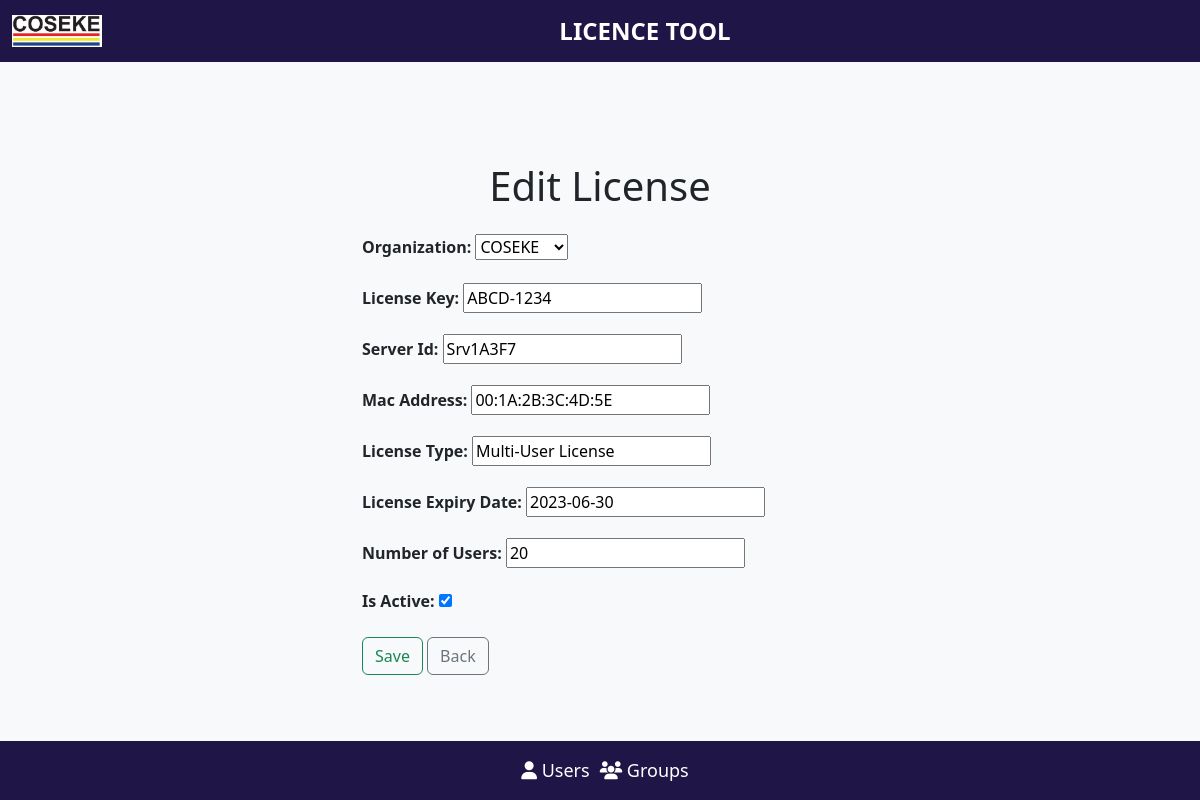
The page /license-body/edit-license/1 on the database as committed earlier.
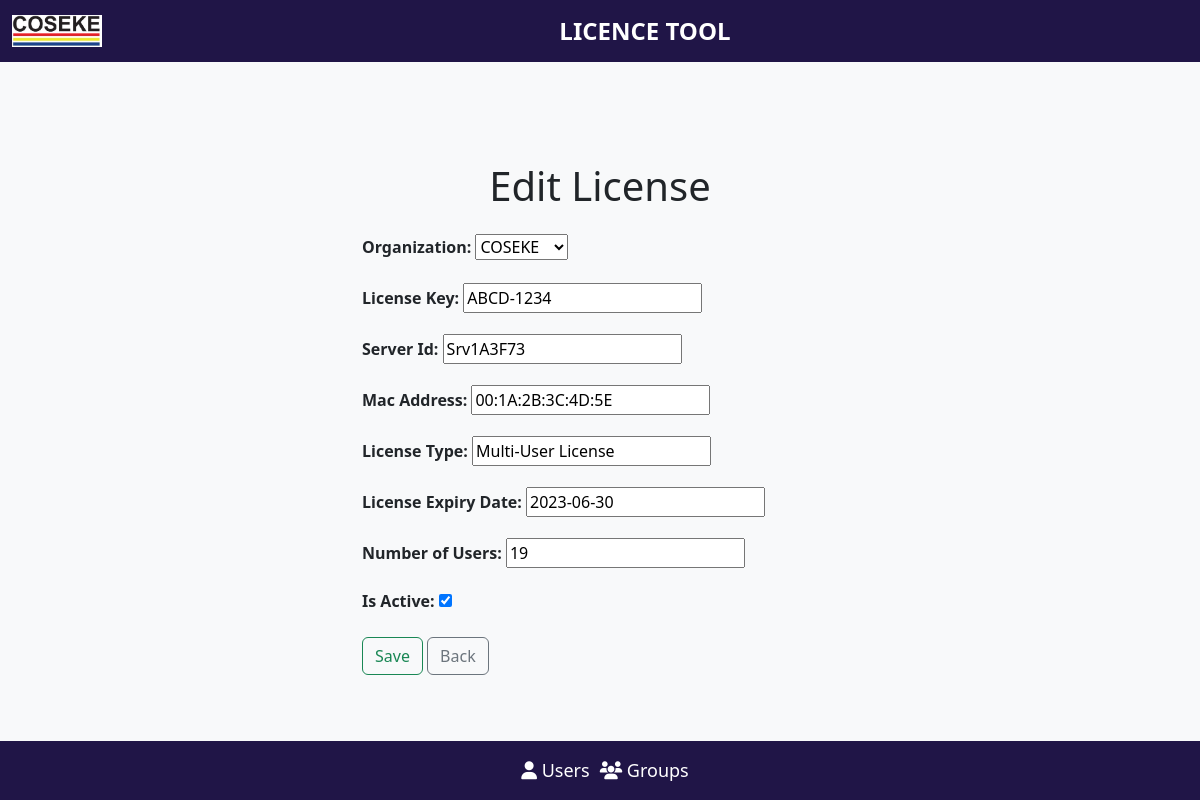
The same page on the database as committed later.
### base/models.py (models this page shows)
class License(models.Model):
    id = models.AutoField(primary_key=True)
    organization = models.ForeignKey(Organization, on_delete=models.CASCADE)
    license_key = models.CharField(max_length=100)
    server_id = models.CharField(max_length=150)
    mac_address = models.CharField(max_length=200)
    license_type = models.CharField(max_length=150)
    license_expiry_date = models.DateField(default=True)
    number_of_users = models.IntegerField(default=0)
    is_active = models.BooleanField(default=False)

### base/views.py (the view)
# urls.py: path("license-body/edit-license/<int:license_id>", views.edit_license, name='edit_license'),
def edit_license(request, license_id):
    license = get_object_or_404(License, id=license_id)
    if request.method =='POST':
        form = LicenseForm(request.POST, instance=license)
        if form.is_valid():
            form.save()
            return redirect('license_body')
    else:
        form = LicenseForm(instance=license)
    return render(request, 'base/edit_license.html', {'form': form, 'license': license})

### base/forms.py
class LicenseForm(forms.ModelForm):
    class Meta:
        model = License
        fields = '__all__'
        widgets = {
            'description': forms.Textarea(attrs={'class': 'custom-form-control'}),
        }

### base/models.py (called while the page is built)
    def __str__(self):
        return self.organization_name

### base/templates/base/edit_license.html (shortened to what this page needs)
{% load static %}
<!DOCTYPE html>
<html>
<head>
    <link rel="stylesheet" href="https://cdn.jsdelivr.net/npm/bootstrap@5.3.0/dist/css/bootstrap.min.css">
    <link rel="stylesheet" href="{% static '/css/main.css' %}" type="text/css">
    <link rel="stylesheet" href="https://cdnjs.cloudflare.com/ajax/libs/font-awesome/6.4.0/css/all.min.css" />
</head>
<body>
    <nav class="navbar navbar-color">
        <div class="container-fluid d-flex align-items-center">
            <img class="logo-image" src="{% static '/images/logo.jpg' %}" alt="logo">
            <a class="navbar-brand d-flex mx-auto" href="#">
                LICENCE TOOL
            </a>
        </div>
    </nav>
    <div class="container">
        <h1 class="text-center mb-4">Edit License</h1>
        <form action="" method="post">
            <div class="mb-3">
                <label for="id_organization" class="form-label">Organization:</label>
                {{ form.organization }}
            </div>
            <div class="mb-3">
                <label for="id_license_key" class="form-label">License Key:</label>
                {{ form.license_key }}
            </div>
            <div class="mb-3">
                <label for="id_server_id" class="form-label">Server Id:</label>
                {{ form.server_id }}
            </div>
            <div class="mb-3">
                <label for="id_mac_address" class="form-label">Mac Address:</label>
                {{ form.mac_address }}
            </div>
            <div class="mb-3">
                <label for="id_license_type" class="form-label">License Type:</label>
                {{ form.license_type }}
            </div>
            <div class="mb-3">
                <label for="id_license_expiry_date" class="form-label">License Expiry Date:</label>
                {{ form.license_expiry_date }}
            </div>
            <div class="mb-3">
                <label for="id_number_of_users" class="form-label">Number of Users:</label>
                {{ form.number_of_users }}
            </div>
            <div class="mb-3">
                <label for="id_is_active" class="form-label">Is Active:</label>
                {{ form.is_active }}
            </div>
            <button type="submit" class="btn btn-outline-success">Save</button>
            <a href="{% url 'license_body' %}" class="btn btn-outline-secondary">Back</a>
        </form>
    </div>
    <footer class="home-footer text-white p-3 fixed-bottom">
        <div class="d-flex justify-content-center align-items-center">
            <span>
                <i class="fas fa-user"></i> Users
            </span>
            <span>
                <i class="fas fa-users"></i> Groups
            </span>
        </div>
    </footer>
</body>
</html>

Rows that differ between the two databases and show on the page:
changed License "COSEKE": server_id "Srv1A3F7" → "Srv1A3F73"; number_of_users "20" → "19"
